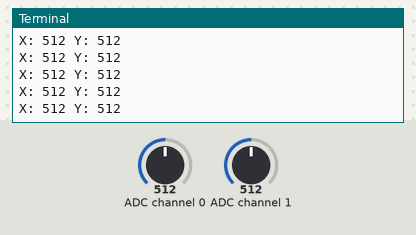
Bench run of a program on a simulated Raspberry Pi (BCM pin numbers). Shown: the last lines printed to the terminal. Inputs (shaded band) come from the test bench; at power-on: ADC channel 0 = 512, ADC channel 1 = 512 (analog values on the 0–1023 scale).

Above: at 1.2 s.
1.3 s: ADC channel 0 set to 989
At 1.31 s:
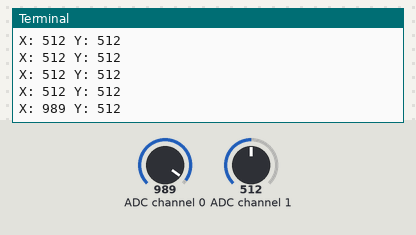
2.8 s: ADC channel 0 set to 1013
At 2.82 s:
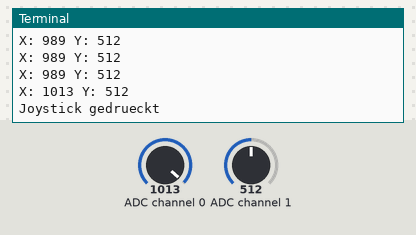
Timing chart, 0 to 5.8 s (numbered marks = the images above; inputs shaded):
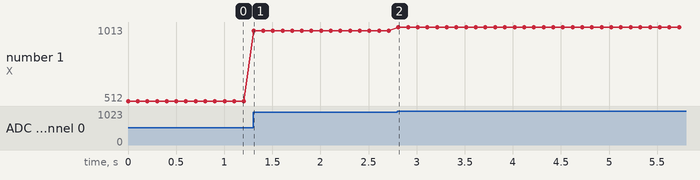

Measured:
- the behaviour switches between 1000 and 1001 on ADC channel 0 (found by bisection; images 1 and 2)
- after the input at 1.3 s, the terminal: prints a new line at once (image 1)
- after the input at 2.8 s, the terminal: prints a new line at once (image 2)
- plotted number 1: 512 → 989 after the input at 1.3 s, 989 → 1013 after the input at 2.8 s

The program:

joystick.py
```python
import RPi.GPIO as GPIO
import spidev
from time import sleep

# Initialisiere Joystick auf Analogen PINS 0 & 1
joyX = 0
joyY = 1

spi = spidev.SpiDev()
spi.open(0,0)
#GPIO.setwarnings(False)
#GPIO.setmode(GPIO.BCM)

def readadc(adcnum):
# SPI-Daten auslesen
    r = spi.xfer2([1,8+adcnum <<4,0])
    adcout = ((r[1] &3) <<8)+r[2]
    return adcout

while True:
    x = readadc(joyX)
    y = readadc(joyY)
    print("X: " + str(x) + " Y: " + str(y))
    if(x > 1000):
        print("Joystick gedrueckt")
    sleep(0.1)
```
